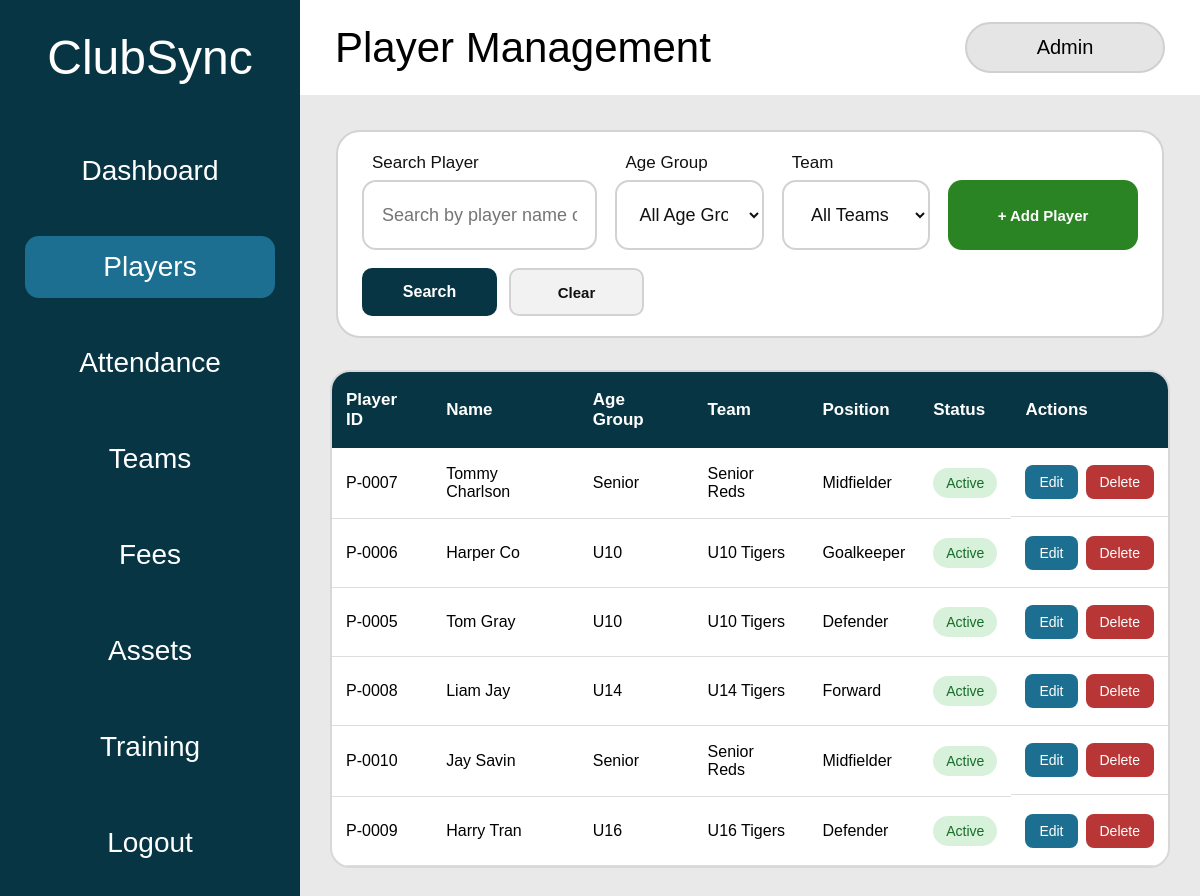
The page /players (signed in) on the database as committed earlier.
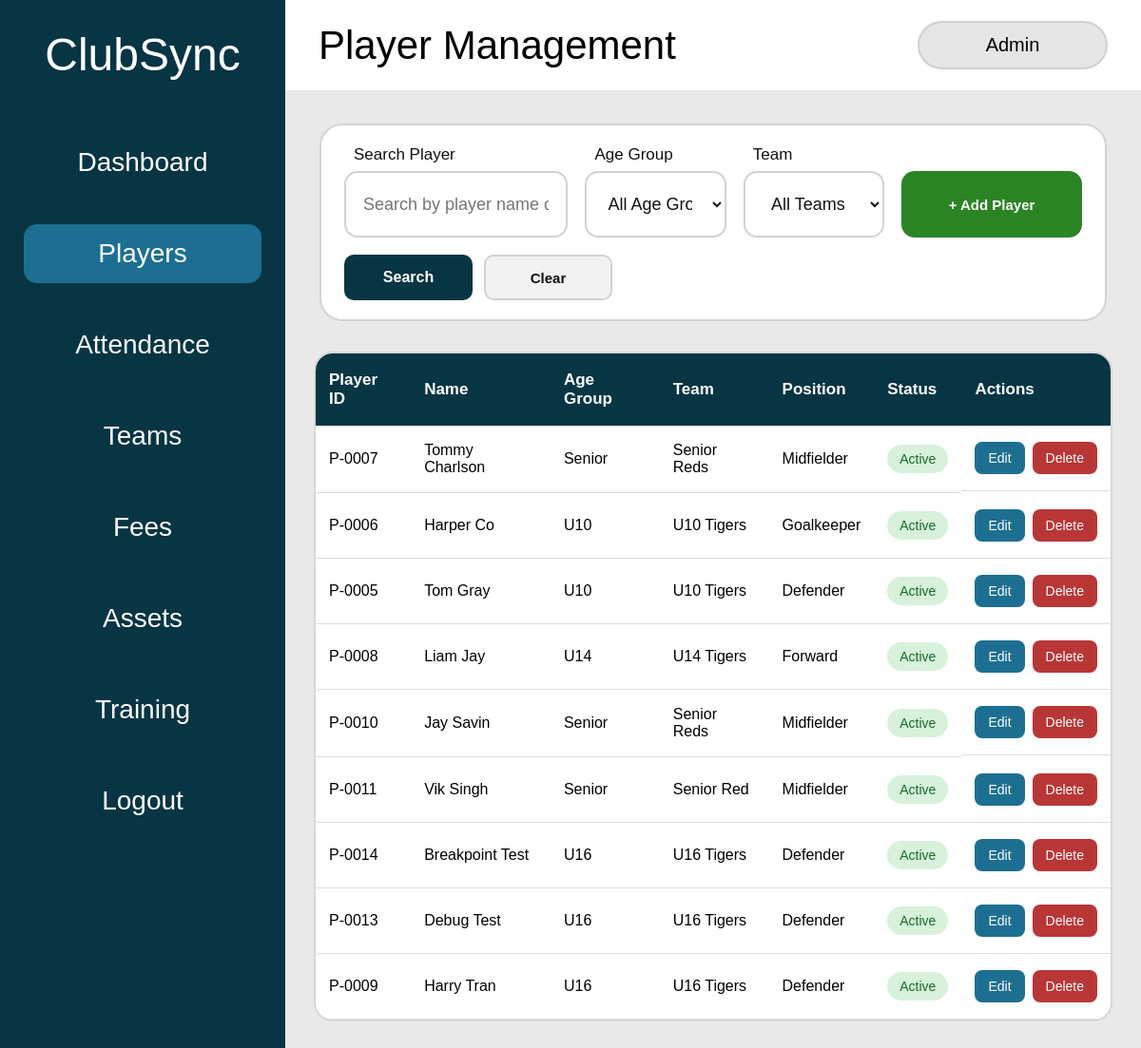
The same page on the database as committed later.
### tables this page shows
CREATE TABLE players (
    player_id INTEGER PRIMARY KEY AUTOINCREMENT,
    first_name TEXT NOT NULL,
    last_name TEXT NOT NULL,
    date_of_birth TEXT NOT NULL,
    age_group TEXT NOT NULL,
    team TEXT NOT NULL,
    position TEXT NOT NULL,
    contact_phone TEXT,
    emergency_contact TEXT,
    medical_notes TEXT,
    registration_status TEXT NOT NULL DEFAULT 'Active'
);

### app.py (the view, shortened to what this page needs)
@app.route("/players")
def players():
    if "role" not in session:
        return redirect(url_for("login"))
    if session["role"] == "Viewer":
        return redirect(url_for("viewer"))
    search = request.args.get(
        "search",
        ""
    ).strip()
    age_group = request.args.get(
        "age_group",
        ""
    ).strip()
    team = request.args.get(
        "team",
        ""
    ).strip()
    connection = get_database_connection()
    query = """
        SELECT *
        FROM players
        WHERE 1 = 1
    """
    parameters = []
    if age_group:
        query += " AND age_group = ?"
        parameters.append(age_group)
    if team:
        query += " AND team = ?"
        parameters.append(team)
    query += """
        ORDER BY
            last_name,
            first_name
    """
    player_records = connection.execute(
        query,
        parameters
    ).fetchall()
    teams = connection.execute("""
        SELECT DISTINCT team
        FROM players
        WHERE team != ''
        ORDER BY team
    """).fetchall()
    connection.close()
    return render_template(
        "players.html",
        players=player_records,
        teams=teams,
        search=search,
        selected_age_group=age_group,
        selected_team=team
    )

### app.py (called while the page is built)
def get_database_connection():
    connection = sqlite3.connect("clubsync.db")
    connection.row_factory = sqlite3.Row
    connection.execute("PRAGMA foreign_keys = ON")
    return connection

### templates/players.html (shortened to what the changed rows need)
<!DOCTYPE html>
<html lang="en">
<head>
    <link
        rel="stylesheet"
        href="{{ url_for('static', filename='css/style.css') }}"
    >
</head>
<body>
<div class="app-layout">
    <aside class="sidebar">
        <h1>ClubSync</h1>
    </aside>
    <main class="main-content">
        <div class="top-bar">
            <div>
                <h2>Player Management</h2>
            </div>
        </div>
        <section class="player-table-container">
            <table class="player-table">
                <thead>
                    <tr>
                        <th>Player ID</th>
                        <th>Name</th>
                        <th>Age Group</th>
                        <th>Team</th>
                        <th>Position</th>
                        <th>Status</th>
                        {% if session["role"] == "Admin" %}
                            <th>Actions</th>
                        {% endif %}
                    </tr>
                </thead>
                <tbody>
                    {% for player in players %}
                    <tr>
                        <td>
                            P-{{ "%04d"|format(player["player_id"]) }}
                        </td>
                        <td>
                            {{ player["first_name"] }}
                            {{ player["last_name"] }}
                        </td>
                        <td>
                            {{ player["age_group"] }}
                        </td>
                        <td>
                            {{ player["team"] }}
                        </td>
                        <td>
                            {{ player["position"] }}
                        </td>
                        <td>
                            <span
                                class="player-status
                                {% if player['registration_status'] == 'Active' %}
                                    active-status
                                {% else %}
                                    inactive-status
                                {% endif %}"
                            >
                                {{ player["registration_status"] }}
                            </span>
                        </td>
                        {% if session["role"] == "Admin" %}
                        <td class="player-actions">
                            <button
                                type="button"
                                class="edit-player-button"
                                onclick="openEditPlayerModal(
                                    '{{ player['player_id'] }}',
                                    '{{ player['first_name']|e }}',
                                    '{{ player['last_name']|e }}',
                                    '{{ player['date_of_birth'] }}',
                                    '{{ player['age_group'] }}',
                                    '{{ player['team']|e }}',
                                    '{{ player['position'] }}',
                                    '{{ player['contact_phone']|e }}',
                                    '{{ player['emergency_contact']|e }}',
                                    '{{ player['medical_notes']|e }}',
                                    '{{ player['registration_status'] }}'
                                )"
                            >
                                Edit
                            </button>
                            <form
                                method="POST"
                                action="{{ url_for(
                                    'delete_player',
                                    player_id=player['player_id']
                                ) }}"
                                class="delete-player-form"
                                onsubmit="return confirm(
                                    'Are you sure you want to delete this player?'
                                );"
                            >
                                <button
                                    type="submit"
                                    class="delete-player-button"
                                >
                                    Delete
                                </button>
                            </form>
                        </td>
                        {% endif %}
                    </tr>
                    {% endfor %}
                </tbody>
            </table>
        </section>
    </main>
</div>
</body>
</html>

Rows that differ between the two databases and show on the page:
added players: player_id "0011", first_name "Vik", last_name "Singh", age_group "Senior", team "Senior Red", position "Midfielder", registration_status "Active"
added players: player_id "0014", first_name "Breakpoint", last_name "Test", age_group "U16", team "U16 Tigers", position "Defender", registration_status "Active"
added players: player_id "0013", first_name "Debug", last_name "Test", age_group "U16", team "U16 Tigers", position "Defender", registration_status "Active"
